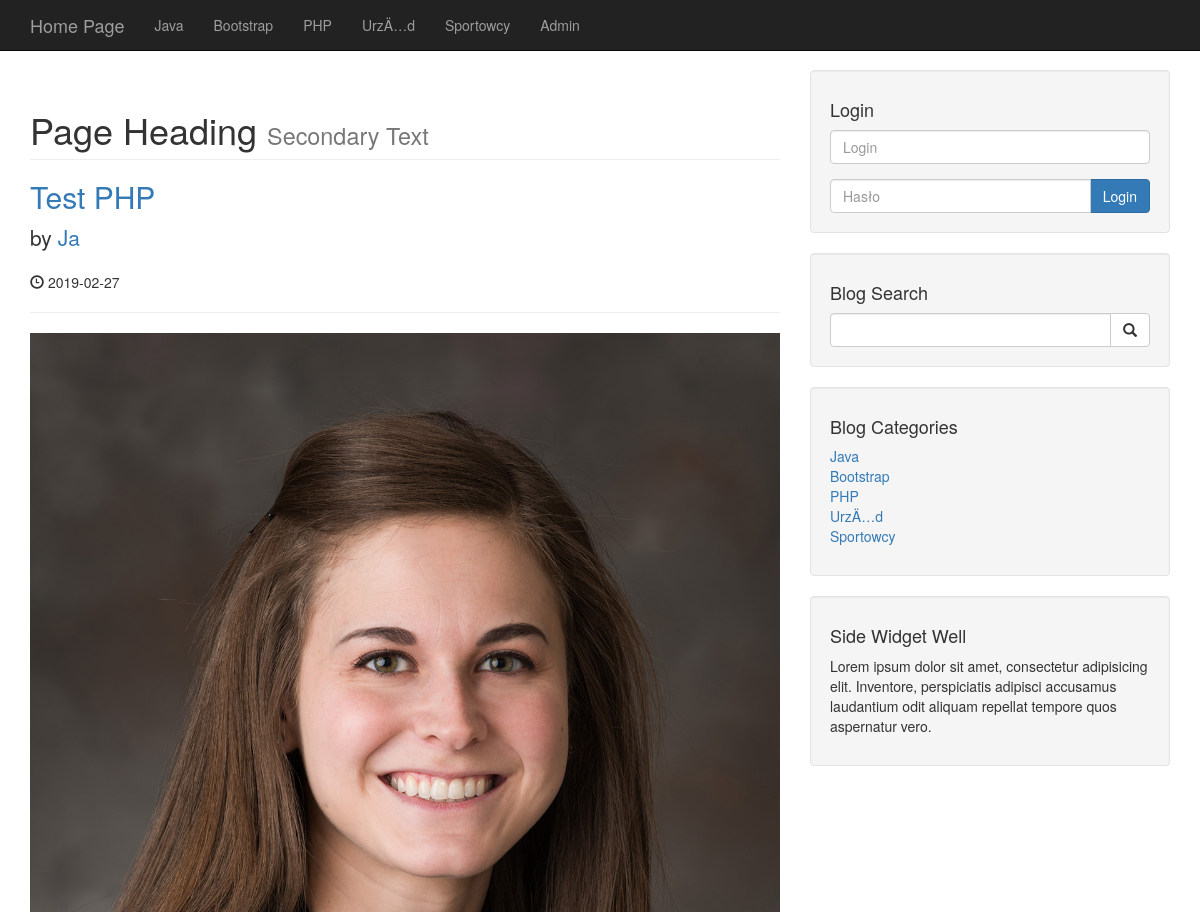
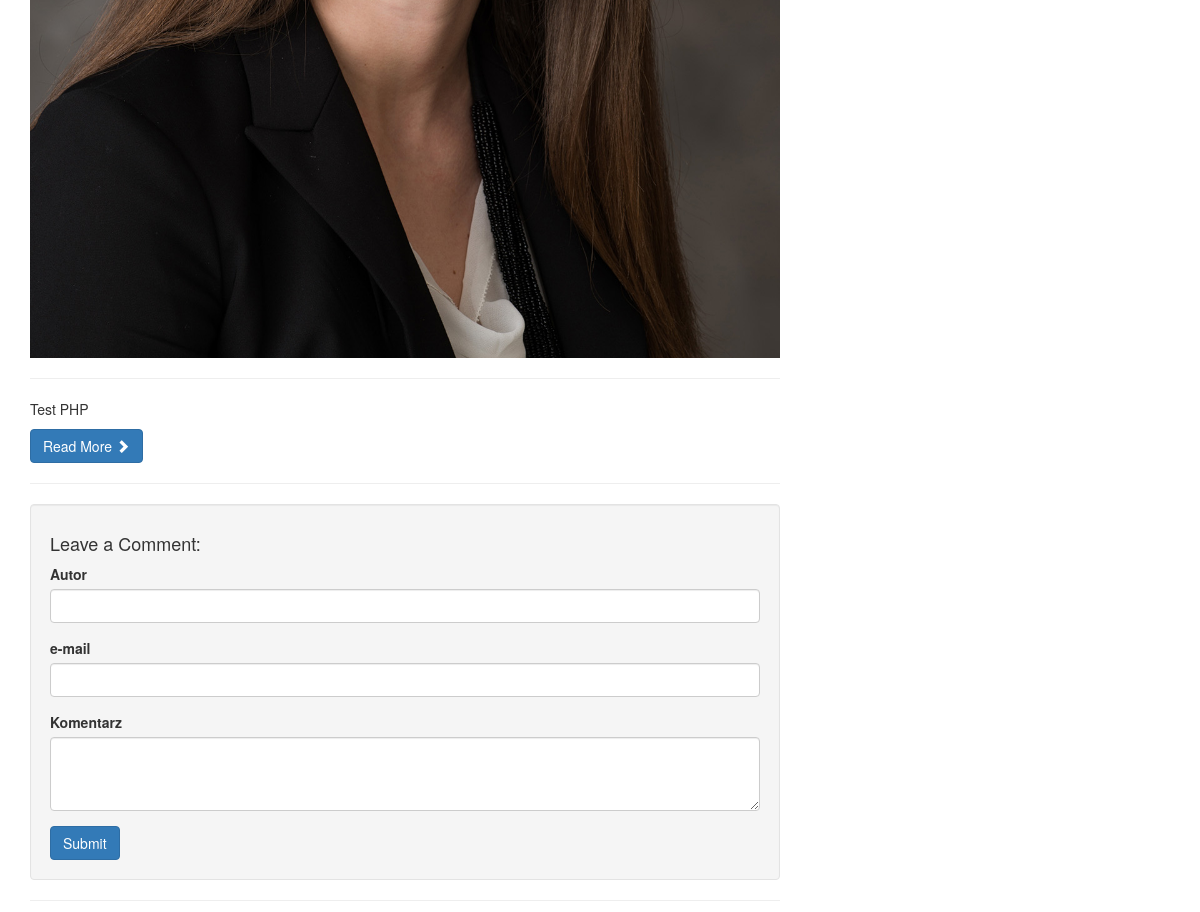
/post.php?p_id=5 (upper part), run on an earlier commit of the app's database (2 pictures, top to bottom).
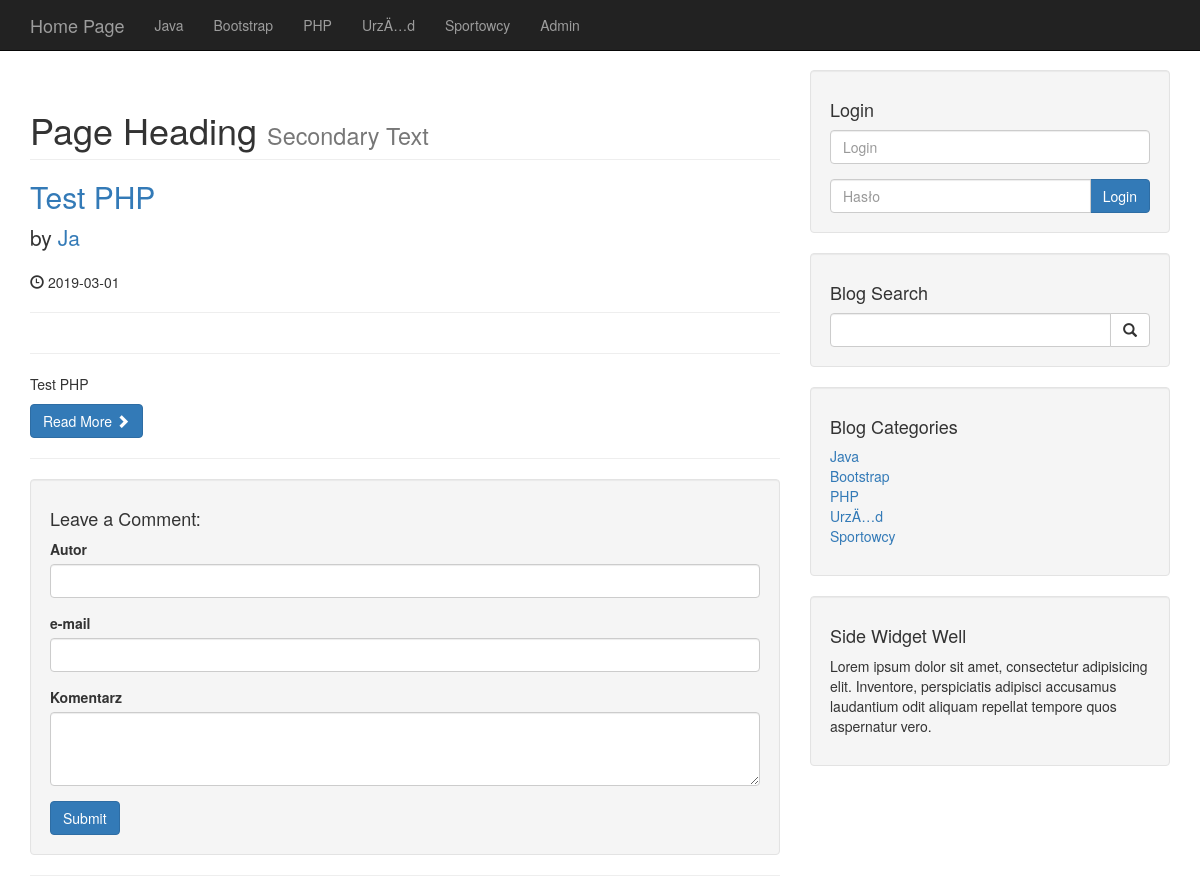
And on a later commit of the database.
### tables this page shows
CREATE TABLE `posts` (
  `post_id` int(3) NOT NULL,
  `post_category_id` int(3) NOT NULL,
  `post_title` varchar(255) NOT NULL,
  `post_author` varchar(255) NOT NULL,
  `post_date` date NOT NULL,
  `post_image` text NOT NULL,
  `post_content` text NOT NULL,
  `post_tags` varchar(255) NOT NULL,
  `post_comment_count` int(11) NOT NULL,
  `post_status` varchar(255) NOT NULL DEFAULT 'draft'
);

### post.php (the view, shortened to what this page needs)
<?php include "includes/header.php"; ?>
<?php include "includes/navigation.php"; ?>
    <div class="container">
        <div class="row">
            <div class="col-md-8">
            <?php
            If(isset($_GET['p_id'])){
            $the_post_id =$_GET['p_id'];
            $query = "SELECT * FROM posts WHERE post_id=$the_post_id ";
            }else {
            $query = "SELECT * FROM posts";
            }
                $select_all_posts = mysqli_query($connection,$query);
                while ($row=mysqli_fetch_assoc($select_all_posts)){
                $post_title  = $row['post_title'];
                $post_author = $row['post_author'];
                $post_date = $row['post_date'];
                $post_image = $row['post_image'];
                $post_content = $row['post_content'];
               ?>
                   <h1 class="page-header">
                    Page Heading
                    <small>Secondary Text</small>
                </h1>
                <h2>
                    <a href="#"><?php echo $post_title?></a>
                </h2>
                <p class="lead">
                    by <a href="index.php"><?php echo $post_author?></a>
                </p>
                <p><span class="glyphicon glyphicon-time"></span> <?php echo $post_date?></p>
                <hr>
                <img class="img-responsive" src="images/<?php echo $post_image;?>" alt="">
                <hr>
                <p><?php echo $post_content?></p>
                <a class="btn btn-primary" href="#">Read More <span class="glyphicon glyphicon-chevron-right"></span></a>
                <hr>
               <?php    }  ?>
                <div class="well">
                    <h4>Leave a Comment:</h4>
                    <form action="" method="post" role="form">
                        <div class="form-group">
                           <label for="Author">Autor</label>
                            <input type="text" class="form-control" name="comment_author">
                        </div>
                        <div class="form-group">
                          <label for="email">e-mail</label>
                           <input type="email" class="form-control" name="comment_email">
                        </div>
                            <div class="form-group">
                            <label for="comment">Komentarz</label>
                            <textarea name="comment_content" class="form-control" rows="3"></textarea>
                        </div>
                        <button type="submit" name="create_comment" class="btn btn-primary">Submit</button>
                    </form>
                </div>
                <hr>
            </div>
<?php include "includes/sidebar.php"; ?>
        </div>
<?php include "includes/footer.php"; ?>

What changed in the data, as far as the page shows it:
changed posts "Test PHP": post_date "2019-02-27" → "2019-03-01"; post_image: picture removed
